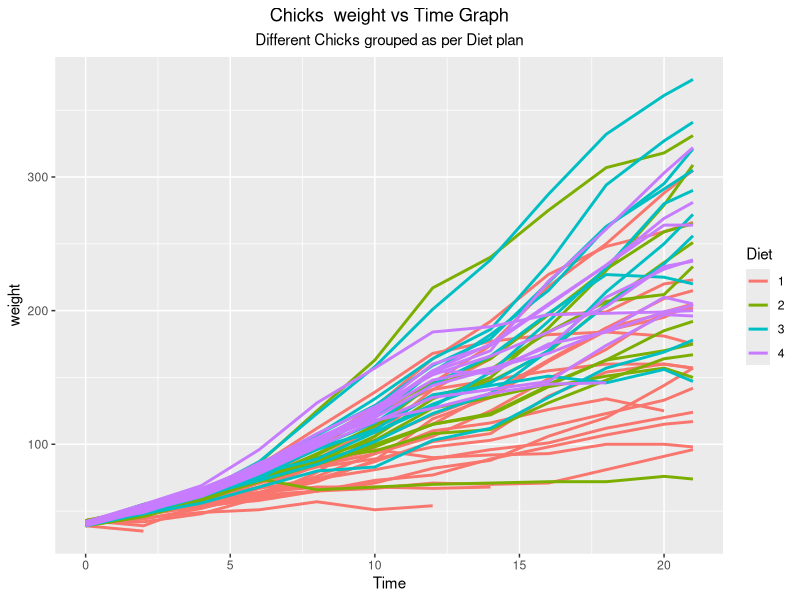

Source code (R):
View(ChickWeight)
Diet1=subset(ChickWeight,Diet==1)
Diet1
library(ggplot2)  #If color,shape or fill aesthetics are mapped to categorical variables then we should use the group argument to specify the group.
ggplot(data=ChickWeight,aes(x=Time,y=weight,color=Diet,group=Chick))+  #Here so may chicks have same diet plan(1,2,3,4) so Diet is a categorical variable and the group is Chick.
 geom_line(lwd=1)+
 labs(title="Chicks  weight vs Time Graph",subtitle="Different Chicks grouped as per Diet plan")+  
  theme(
    plot.title = element_text(hjust=0.5),
    plot.subtitle = element_text(hjust=0.5)
    
  )
